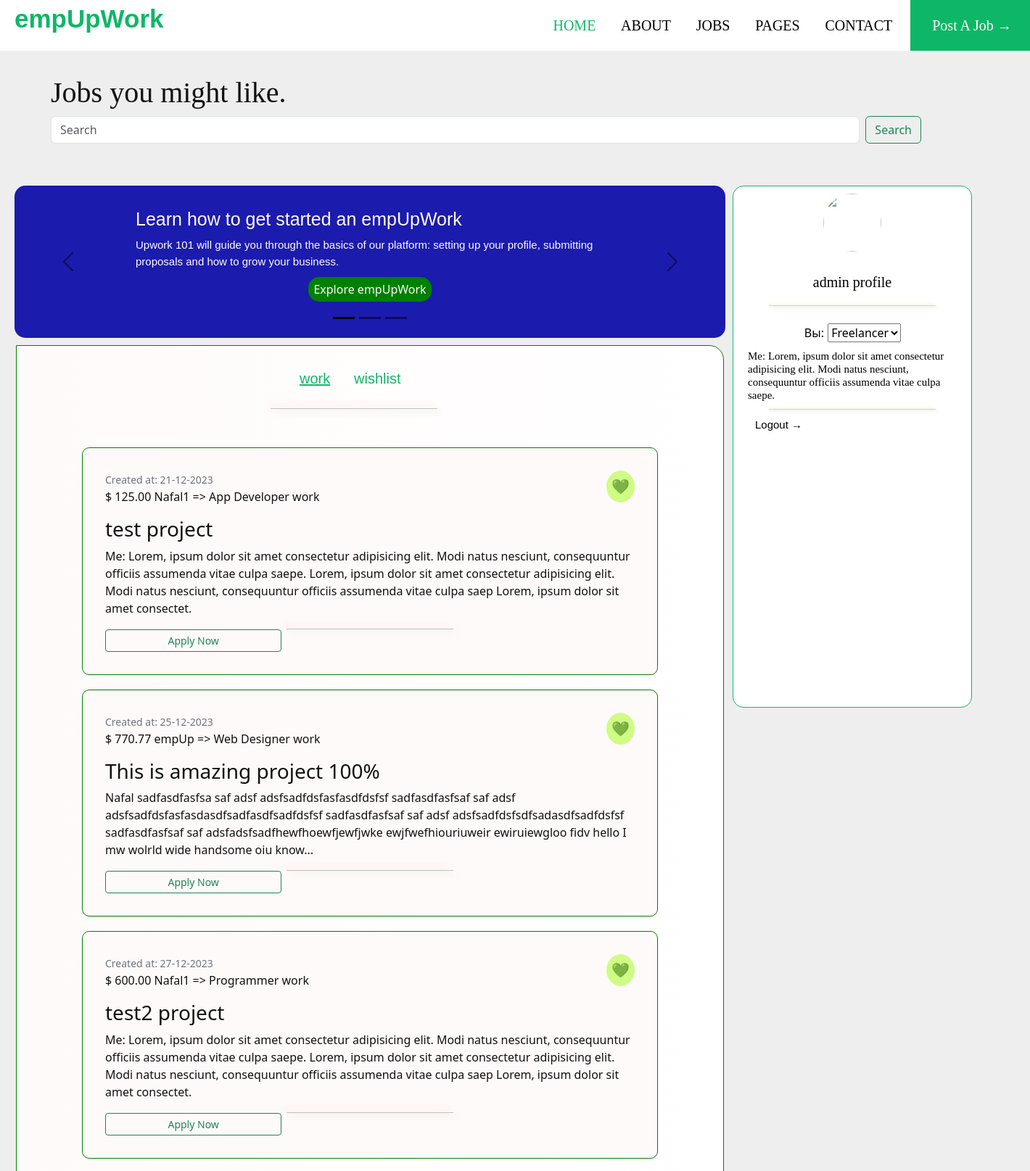
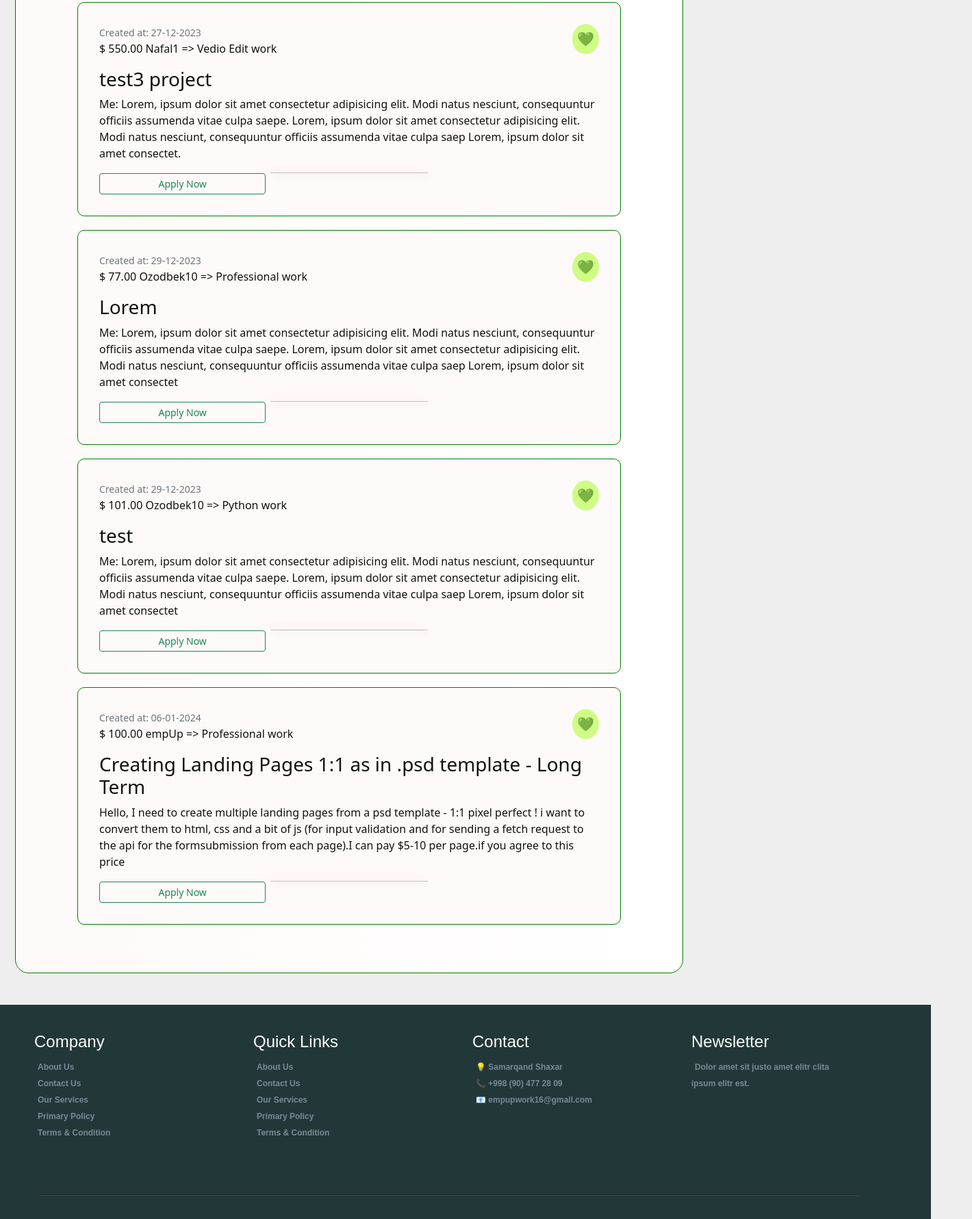
The page /jobs/ (signed in, upper part) on the database its author committed (2 pictures, top to bottom).
### books/models.py (models this page shows, shortened)
class Books(models.Model):
    title: str = models.CharField(max_length=100)
    description: str = models.TextField(max_length=500)
    author: User = models.ForeignKey(User, on_delete=models.SET_NULL,
                                     null=True, blank=True)
    genre: str = models.CharField(max_length=25)
    is_available: bool = models.BooleanField(default=True)
    price: float = models.DecimalField(max_digits=5, decimal_places=2)
    created: datetime = models.DateTimeField(auto_now_add=True)
    image = models.ImageField(
        default='books/book_default_img.png', upload_to="books")
    objects = models.Manager()  # default
    c_objects = BooksManager()  # custom manager

### books/views.py (the view)
# urls.py: path("", WorksListView.as_view(), name="books_view"),
class WorksListView(ListView):
    modal = Books
    template_name = 'jobs.html'
    def get_queryset(self):
        return Books.objects.all()

### books/templates/jobs.html (shortened to what this page needs)
{% extends 'base.html' %}
{% load static %}
{% load django_bootstrap5 %}
{% block content %}
  <br />
  <h1>Jobs you might like.</h1>
  <form class="d-flex">
    <input class="form-control me-2" type="search" placeholder="Search" aria-label="Search" />
    <button class="btn btn-outline-success" type="submit">Search</button>
  </form><br /><br />
  <div class="leftss">
    <div class="ch_1">
      <div class="margs">
      <div  id="carouselExampleDark" class="carousel carousel-dark slide" data-bs-ride="carousel">
        <div class="carousel-indicators">
          <button type="button" data-bs-target="#carouselExampleDark" data-bs-slide-to="0" class="active" aria-current="true" aria-label="Slide 1"></button>
          <button type="button" data-bs-target="#carouselExampleDark" data-bs-slide-to="1" aria-label="Slide 2"></button>
          <button type="button" data-bs-target="#carouselExampleDark" data-bs-slide-to="2" aria-label="Slide 3"></button>
        </div>
        <div class="carousel-inner">
          <div class="carousel-item active" data-bs-interval="10000">
            <div class="carousel-caption d-none d-md-block">
              <h5 class="h5">Learn how to get started an empUpWork</h5>
              <p class="p">Upwork 101 will guide you through the basics of our platform: setting up your profile, submitting proposals and how to grow your business.</p>
              <button class="green_buttons">Explore empUpWork</button>
            </div>
          </div>
        </div>
        <button class="carousel-control-prev" type="button" data-bs-target="#carouselExampleDark" data-bs-slide="prev">
          <span class="carousel-control-prev-icon" aria-hidden="true"></span>
        </button>
        <button class="carousel-control-next" type="button" data-bs-target="#carouselExampleDark" data-bs-slide="next">
          <span class="carousel-control-next-icon" aria-hidden="true"></span>
        </button>
      </div>
</div>
      <br />
      <div class="container-fluid">
        <div class="all-books">
          <div class="went">
            <div>
              <p><a href="{% url 'books_view' %}" style="text-decoration: underline;">work</a> </p>
            </div>
            <div>
              <p><a href="{% url 'wishlist_view' %}">wishlist</a> </p>
            </div>
            <hr>
          </div>
          <br><br>
          {% if object_list %}
            {% for book in object_list %}
              <div class="book">
                <div class="book-header">
                  <small class="text-secondary">Created at: {{ book.created|date:'d-m-Y' }}
                  </small>
                  {% if book.author.id == request.user.id %}
                  {% else %}
                  <span class="save">
                      <a href="{% url 'add_to_wishlist' book.id %}">
                          {% if is_saved %}
                              🖤
                          {% else %}
                              💚
                          {% endif %}
                      </a>
                  </span>
              {% endif %}
                  <p class="book-cost">$ {{ book.price }} {{ book.author }} => {{ book.genre }} work</p>
                </div>
                <h3>{{ book.title }}</h3>
                <p>{{ book.description }}</p>
                  <div class="book-footer">
                    <hr />
                    {% if book.author.id == request.user.id %}
                      <a href="{% url 'update_book' book.id %}" class="btn btn-sm col-sm-4 btn-outline-primary">Update</a>
                      <a href="{% url 'delete_book' book.id %}" class="btn btn-sm col-sm-4 btn-outline-danger">Delete</a>
                    {% else %}
                      <a href="{% url 'book_details' book.id %}" class="btn btn-sm col-sm-4 btn-outline-success">Apply Now</a>
                    {% endif %}
                  </div>
              </div>
            {% endfor %}
          {% else %}
            <p>No jobs found</p>
          {% endif %}
        </div>
      </div>
    </div>
    <div class="ch_2">
      <img src="{{ user.profile.image.url }}" alt="" class="worker_photo">
      <h1><a class="profile" href="{% url 'Profile' %}">{{ user.username }} profile</a></h1>
      <hr>
      <div class="select-wrapper">
        <br>
        <label for="type" class="select-label"><span>Вы:</span></label>
        <select id="type" name="type">
          <option value="freelancer">Freelancer</option>
        </select>
      </div>
      <h2 class="me">Me: Lorem, ipsum dolor sit amet consectetur adipisicing elit. Modi natus nesciunt, consequuntur officiis assumenda vitae culpa saepe.</h2>
      <hr>
      <a href="{% url 'logout' %}" class="logout">Logout → </a>
    </div>
  </div>
{% endblock %}

### static/css/base.css (style rules this page uses)
* { padding: 0; margin: 0; box-sizing: border-box; transition: 0.2s ease-out; }
body { background-color: #eee; color: #111; }
h1, h2 { font-family: 'Fino', serif; }
.end b, h4, p { cursor: pointer; }
* { margin: 0; padding: 0; box-sizing: border-box; transition: 0.3s; }

### static/css/navbar.css (style rules this page uses)
* { margin: 0; padding: 0; box-sizing: border-box; transition: 0.3s; }

### books/templates/jobs.html (style rules this page uses)
.all-books { background-image: linear-gradient(to right, snow, white); border-radius: 0 20px 20px 20px; margin: -14px 0px; padding: 50px; border: 1px solid green; }
.book { border-radius: 10px; padding: 31px; background-image: linear-gradient(to right, snow, snow); border: 1px solid green; margin: 20px 40px; }
.book hr { background-color: green; }
.d-flex { width: 1200px; }
.carousel-item { width: 980px; height: 210px; color: snow; background-color: rgba(11, 11, 169, 0.931); border-radius: 15px; }
.carousel-item .h5, .p { color: snow; text-align: left; font-family: 'Lucida Sans', 'Lucida Sans Regular', 'Lucida Grande', 'Lucida Sans Unicode', Geneva, Verdana, sans-serif; margin: 10px 20px; position: relative; top: 10px; }
.carousel-item .h5 { font-size: 25px; }
.carousel-item .p { font-size: 15px; }
.carousel-item button { margin: 10px -120px; }
.green_buttons { border-radius: 15px; border: none; background-color: green; color: snow; padding: 5px; width: 170px; margin: 10px 20px; }
.leftss { display: grid; grid-template-columns: repeat(3, 1fr); gap: 10px; }
.leftss .ch_1 { width: 1000px; margin: 10px -60px; }
.ch_2 { width: 330px; height: 720px; background-color: white; border: 0.3px solid rgb(14, 183, 104); color: black; margin: 10px 50px; border-radius: 15px; text-align: center; }
.ch_2 h1, a { font-family: Georgia, 'Times New Roman', Times, serif; font-size: 20px; }
.ch_2 h1, .profile { text-decoration: none; color: black; margin: 20px 30px; }
.ch_2 hr { width: 230px; margin: 0 auto; background-color: green; color: green; box-shadow: 2px 2px 4px green, -2px -2px 4px orange; }
hr { width: 230px; box-shadow: 5px 5px 8px green, -5px -5px 8px orangered; margin: 0 auto; }
.select-label { text-align: left; }
.select-label span { margin: 10px 1px; }
.ch_2 .me { font-family: Georgia, 'Times New Roman', Times, serif; font-size: 15px; margin: 10px 20px; text-align: left; }
.ch_2 .logout { text-decoration: none; color: black; font-family: 'Lucida Sans', 'Lucida Sans Regular', 'Lucida Grande', 'Lucida Sans Unicode', Geneva, Verdana, sans-serif; font-size: 15px; margin: 10px 30px; float: left; }
.went { display: grid; grid-template-columns: repeat(2,70px); gap: 5px; margin: -20px 340px; }
.went a { color: rgb(14, 183, 104); text-decoration: none; font-family: 'Lucida Sans', 'Lucida Sans Regular', 'Lucida Grande', 'Lucida Sans Unicode', Geneva, Verdana, sans-serif; }
.went hr { margin: 5px -40px; }
.ch_1 .margs { margin: -0px 10px; }
.save { float: right; background-color: rgba(172, 255, 47, 0.575); padding: 7px; border-radius: 50%; }
.save a { text-decoration: none; }
.worker_photo { border-radius: 50%; height: 80px; width: 80px; margin: 10px 0px; }

### rows shown on the page
Books: created "21-12-2023", price "125.00", author "Nafal1", genre "App Developer", title "test project", description "Me: Lorem, ipsum dolor sit amet consectetur adipisicing elit. Modi natus nesciunt, consequuntur officiis assumenda vitae culpa saepe. Lorem, ipsum dolor sit amet consectetur adipisicing elit. Modi natus nesciunt, consequuntur officiis assumenda vitae culpa saep Lorem, ipsum dolor sit amet consectet.", shows "Apply Now"
Books: created "25-12-2023", price "770.77", author "empUp", genre "Web Designer", title "This is amazing project 100%", description "Nafal sadfasdfasfsa saf adsf adsfsadfdsfasfasdfdsfsf sadfasdfasfsaf saf adsf adsfsadfdsfasfasdasdfsadfasdfsadfdsfsf sadfasdfasfsaf saf adsf adsfsadfdsfsdfsadasdfsadfdsfsf sadfasdfasfsaf saf adsfadsfsadfhewfhoewfjewfjwke ewjfwefhiouriuweir ewiruiewgloo fidv hello I mw wolrld wide handsome oiu know...", shows "Apply Now"
Books: created "27-12-2023", price "600.00", author "Nafal1", genre "Programmer", title "test2 project", description "Me: Lorem, ipsum dolor sit amet consectetur adipisicing elit. Modi natus nesciunt, consequuntur officiis assumenda vitae culpa saepe. Lorem, ipsum dolor sit amet consectetur adipisicing elit. Modi natus nesciunt, consequuntur officiis assumenda vitae culpa saep Lorem, ipsum dolor sit amet consectet.", shows "Apply Now"
Books: created "27-12-2023", price "550.00", author "Nafal1", genre "Vedio Edit", title "test3 project", description "Me: Lorem, ipsum dolor sit amet consectetur adipisicing elit. Modi natus nesciunt, consequuntur officiis assumenda vitae culpa saepe. Lorem, ipsum dolor sit amet consectetur adipisicing elit. Modi natus nesciunt, consequuntur officiis assumenda vitae culpa saep Lorem, ipsum dolor sit amet consectet.", shows "Apply Now"
Books: created "29-12-2023", price "77.00", author "Ozodbek10", genre "Professional", title "Lorem", description "Me: Lorem, ipsum dolor sit amet consectetur adipisicing elit. Modi natus nesciunt, consequuntur officiis assumenda vitae culpa saepe. Lorem, ipsum dolor sit amet consectetur adipisicing elit. Modi natus nesciunt, consequuntur officiis assumenda vitae culpa saep Lorem, ipsum dolor sit amet consectet", shows "Apply Now"
Books: created "29-12-2023", price "101.00", author "Ozodbek10", genre "Python", title "test", description "Me: Lorem, ipsum dolor sit amet consectetur adipisicing elit. Modi natus nesciunt, consequuntur officiis assumenda vitae culpa saepe. Lorem, ipsum dolor sit amet consectetur adipisicing elit. Modi natus nesciunt, consequuntur officiis assumenda vitae culpa saep Lorem, ipsum dolor sit amet consectet", shows "Apply Now"
Books: created "06-01-2024", price "100.00", author "empUp", genre "Professional", title "Creating Landing Pages 1:1 as in .psd template - Long Term", description "Hello, I need to create multiple landing pages from a psd template - 1:1 pixel perfect ! i want to convert them to html, css and a bit of js (for input validation and for sending a fetch request to the api for the formsubmission from each page).I can pay $5-10 per page.if you agree to this price", shows "Apply Now"

### other values the page prints
{{ user.username }} "admin"
